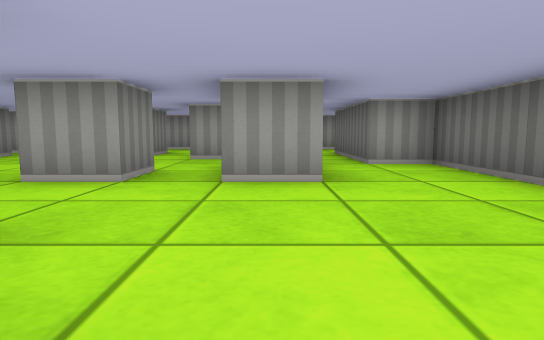
View 1 (above)

24 first-person views from a walk through a cub3D maze. The camera is about half as high as the walls, tilts 6° down and sees 75° across. The floor is counted in squares. Each view is taken from the middle of a square. On the plan, view 1 faces up. The plan holds only what a view shows up to about 9 squares ahead; the rest is blank.

View 2
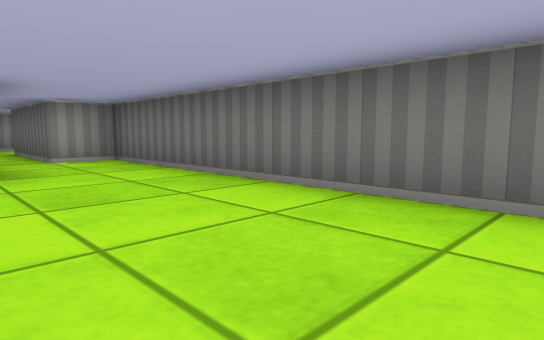

View 3
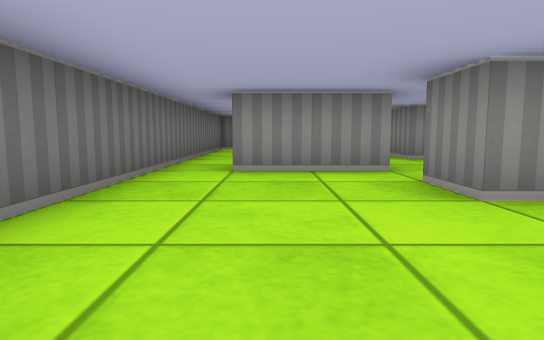

View 4
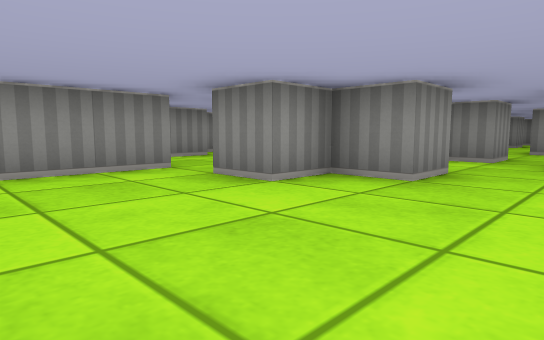

View 5
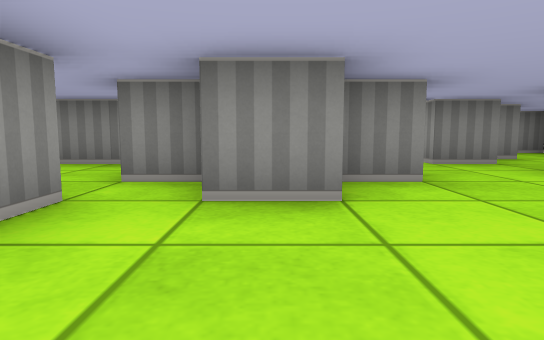

View 6
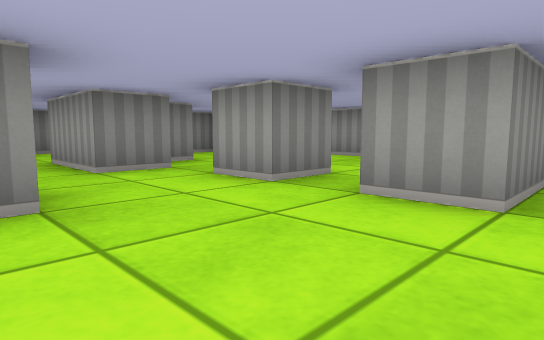

View 7
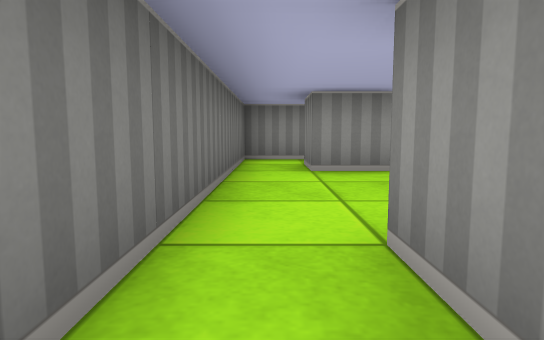

View 8
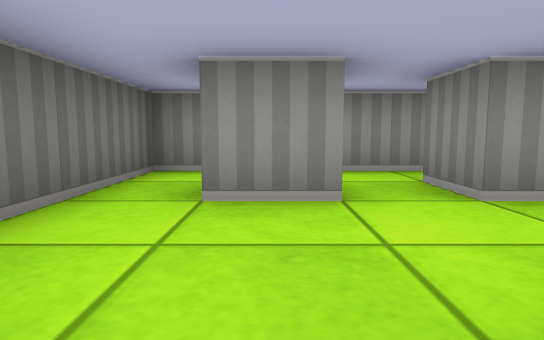

View 9
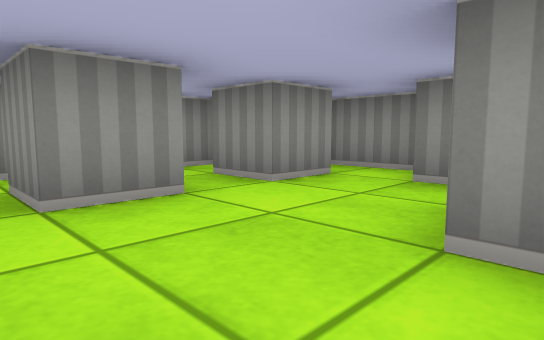

View 10
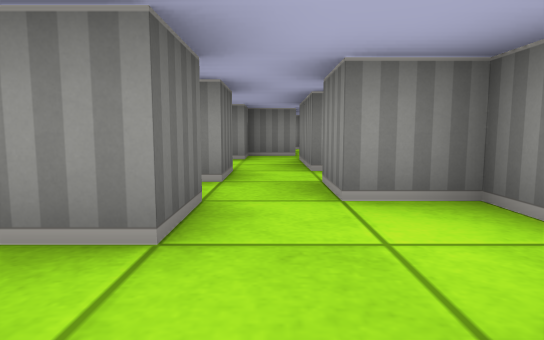

View 11
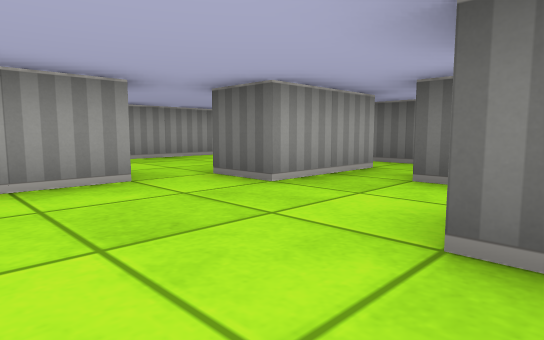

View 12
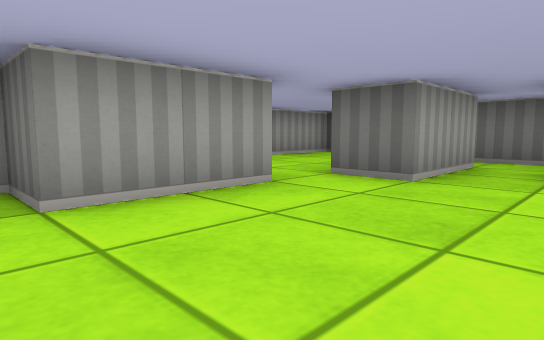

View 13
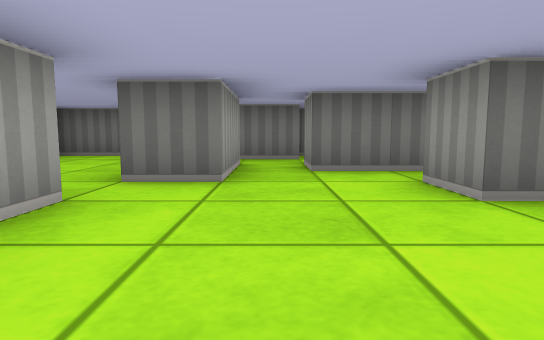

View 14
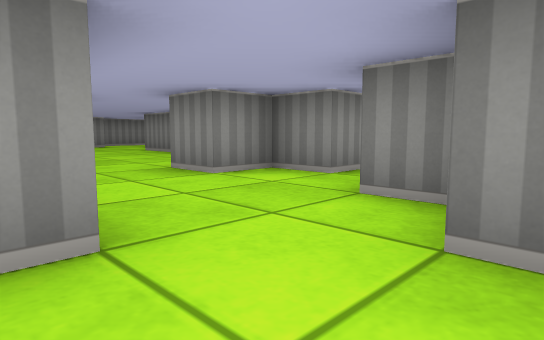

View 15
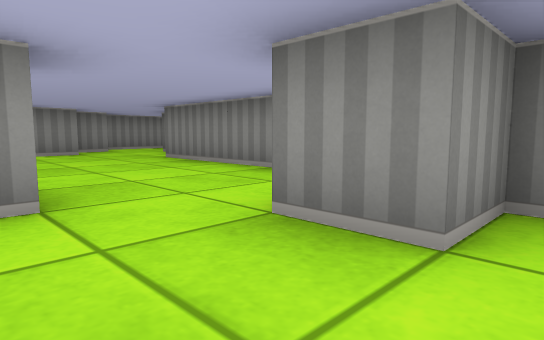

View 16
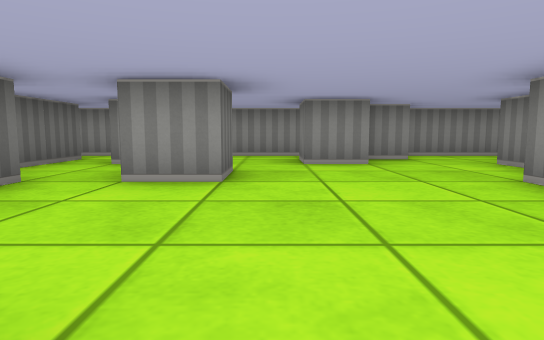

View 17
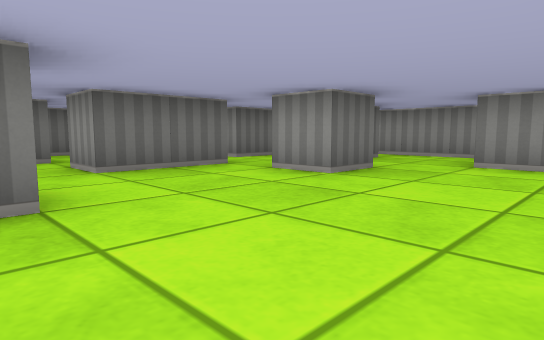

View 18
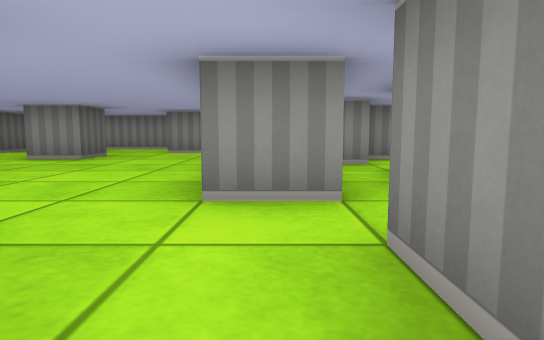

View 19
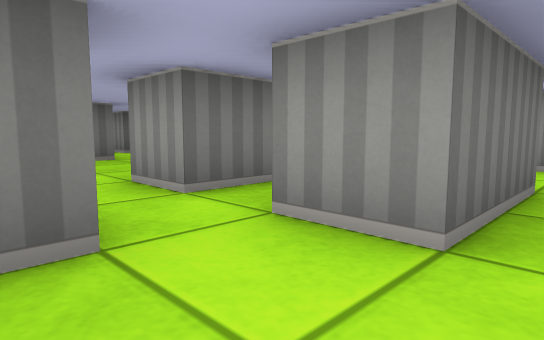

View 20
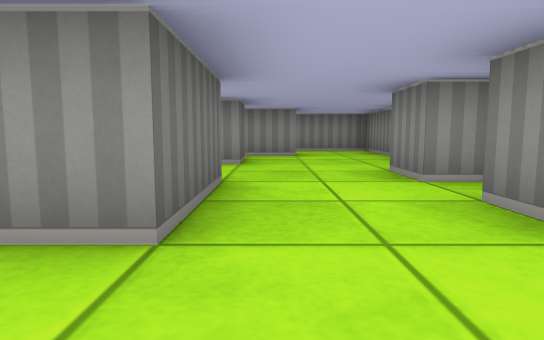

View 21
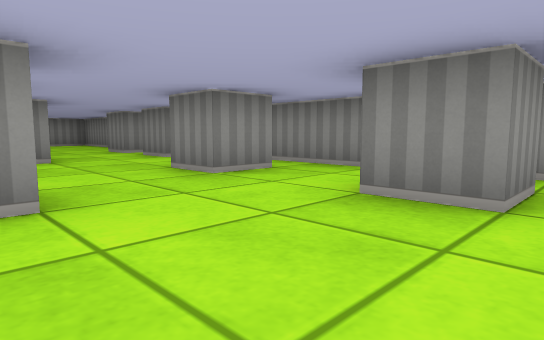

View 22
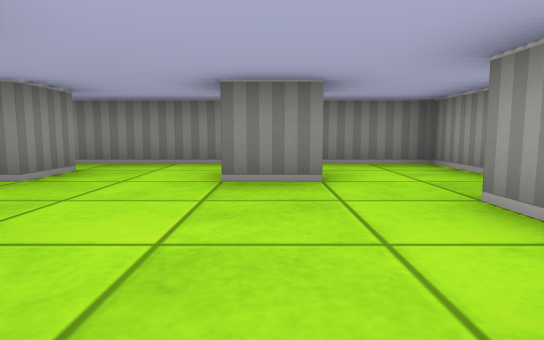

View 23
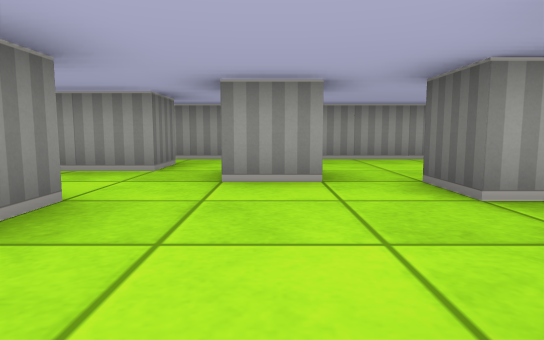

View 24
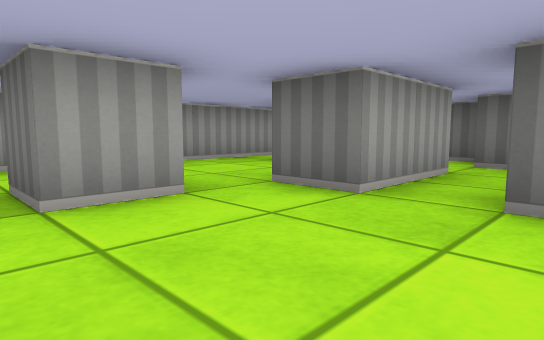

### Floor plan
Key: @ floor where view 1 was taken; # wall or solid block; . floor.
Columns run from 16 left of view 1 to 3 right of it. Each row starts with its distance up from view 1.
 11   ########     #####
 10   .......      ....#
  9 ###.....  ##  .....#
  8 #...#..   .###....##
  7 #.....##..#....##.#
  6 #.#......##.......##
  5 #.....#.##......#..#
  4 #....##....#..#.#..#
  3 #.#.. .#...##......#
  2 # ...#.##..........#
  1   .........#..#....#
  0  #..#.#...###.##@..#
 -1  ...#.#.......##...#
 -2  #....#.....#...##.#
 -3  ....##.....#...#..#
 -4  ...##....#...#....#
 -5  ....#.......##....#
 -6 #..###..#..#.###.#.#
 -7 #..  ..##....###...#
 -8     ################

Where each view was taken, in squares from view 1:
view 1: 0 up, 0 right, facing up
view 2: 1 down, 0 right, facing up-right
view 3: 3 up, 1 right, facing down
view 4: 3 up, 2 right, facing down-left
view 5: 0 up, 2 right, facing left
view 6: 1 up, 1 right, facing up-left
view 7: 1 down, 2 right, facing down
view 8: 3 down, 1 right, facing down
view 9: 3 down, 2 right, facing down-left
view 10: 3 up, 3 left, facing down
view 11: 4 up, 4 left, facing up-right
view 12: 5 up, 5 left, facing up-right
view 13: 6 up, 5 left, facing right
view 14: 6 up, 5 left, facing down-left
view 15: 3 up, 6 left, facing down-left
view 16: 0 up, 7 left, facing down
view 17: 0 up, 9 left, facing down-right
view 18: 3 up, 10 left, facing down
view 19: 2 up, 13 left, facing down-right
view 20: 2 up, 13 left, facing down
view 21: 7 up, 11 left, facing down-left
view 22: 6 up, 10 left, facing left
view 23: 4 up, 12 left, facing up
view 24: 5 up, 13 left, facing up-right
